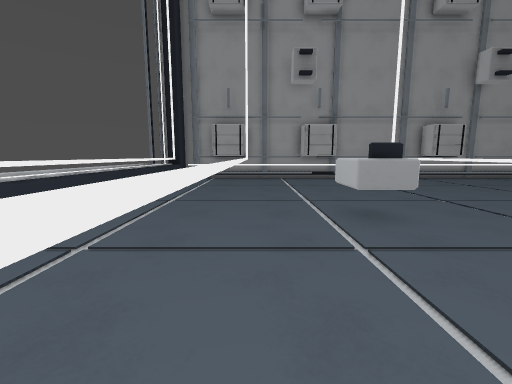
view 1 (above)

15 first-person views from a walk through a level from a Godot 3-D game. The camera is 1.3 m above the floor, tilts 8° down and sees 90° across. The floor is counted in squares, 1 m on a side. Each view is taken from the middle of a square. On the plan, view 1 faces up. The plan holds only what a view shows up to about 13 squares ahead; the rest is blank. The place goes on beyond the plan.

view 2
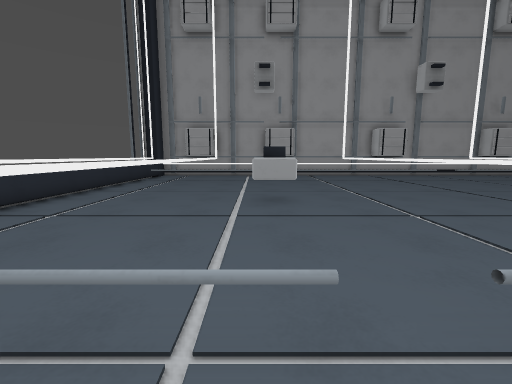

view 3
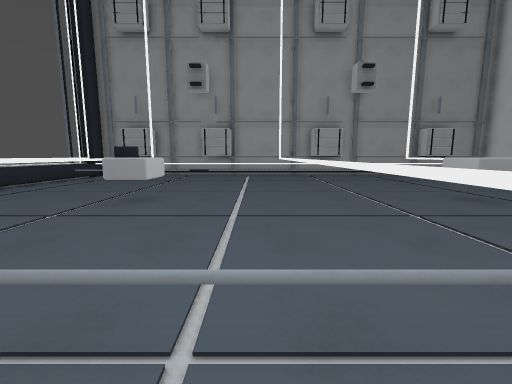

view 4
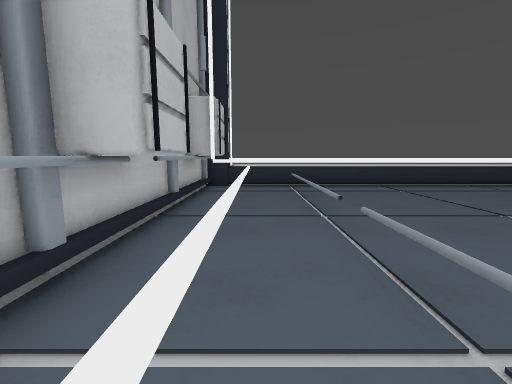

view 5
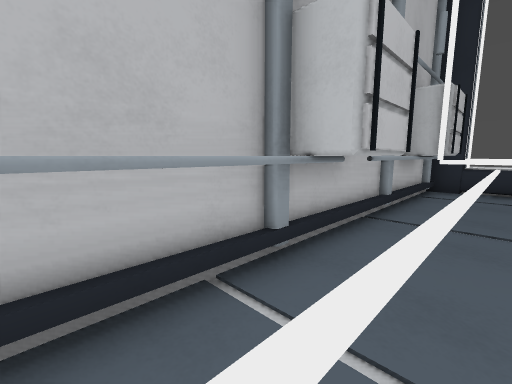

view 6
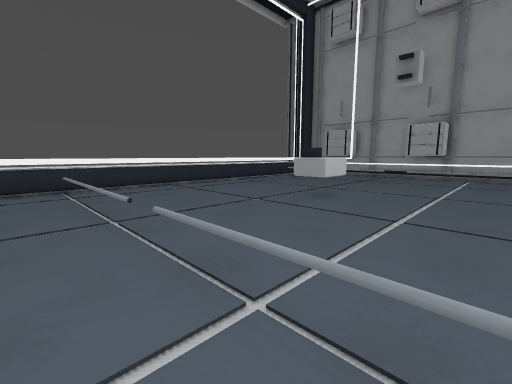

view 7
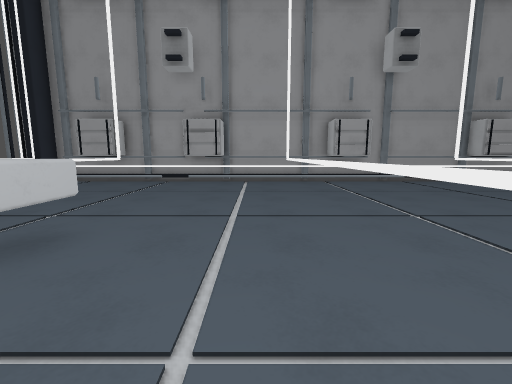

view 8
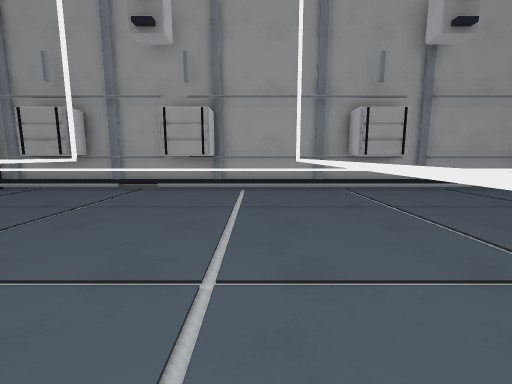

view 9
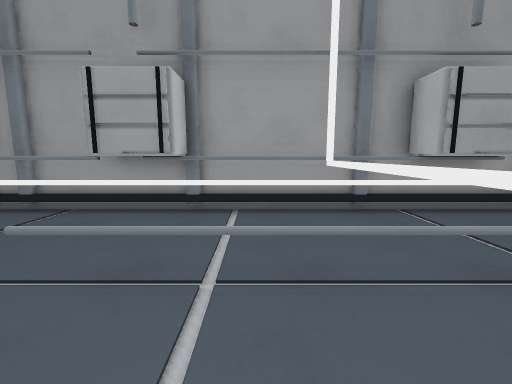

view 10
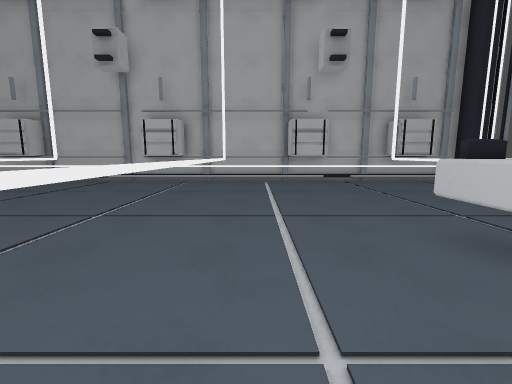

view 11
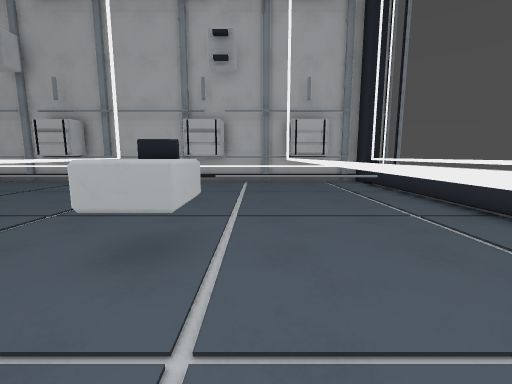

view 12
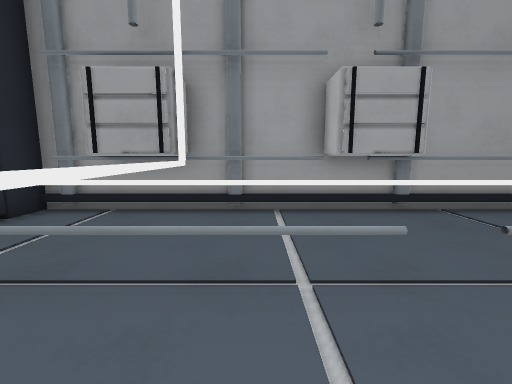

view 13
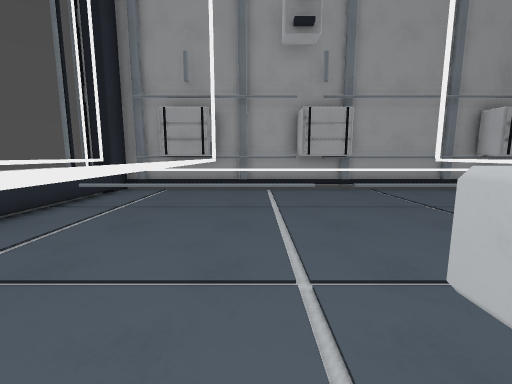

view 14
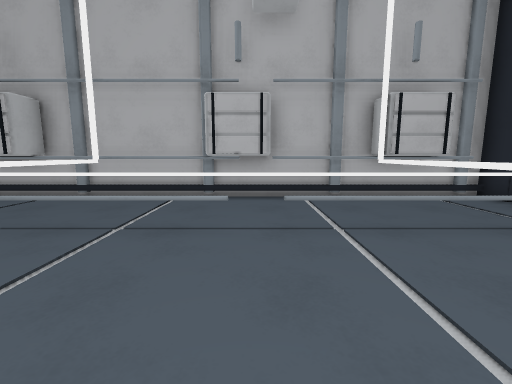

view 15
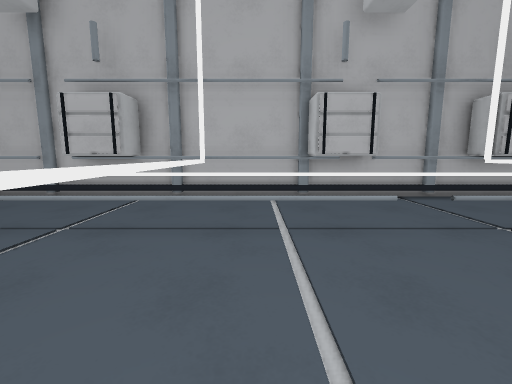

### Floor plan
Key: @ floor where view 1 was taken; # wall or solid block; . floor; = window, fence, low wall or low ledge; ^ raised ledge; T thing the floor can be seen under or through.
Columns run from 3 left of view 1 to 10 right of it. Each row starts with its distance up from view 1.
 15 #^^###^^#####^
 14 #^^#..^^..#T.^
 13 ==####..###T==
 12 ==#........T==
 11 ==##==.===#T==
 10  .T........T.
  9  .T........T.
  8  .T........T.
  7  .T........T.
  6  .T..^^....T.
  5  .T..^^....T.
  4  .T........T.
  3  .T........T.
  2  .T........T.
  1  .T........T.
  0 ==T@.......T==
 -1 ==##==.===TT==
 -2 ==#........T==
 -3 #^^#..##..#T.^
 -4 #^^##########^

Where each view was taken, in squares from view 1:
view 1: 0 up, 0 right, facing up
view 2: 2 down, 2 right, facing up
view 3: 2 down, 6 right, facing up
view 4: 2 down, 7 right, facing left
view 5: 2 down, 7 right, facing down-left
view 6: 2 down, 7 right, facing up-left
view 7: 2 up, 6 right, facing up
view 8: 5 up, 6 right, facing up
view 9: 9 up, 6 right, facing up
view 10: 9 up, 6 right, facing down
view 11: 9 up, 1 right, facing down
view 12: 9 up, 1 right, facing up
view 13: 5 up, 1 right, facing up
view 14: 4 up, 3 right, facing down
view 15: 4 up, 6 right, facing down
